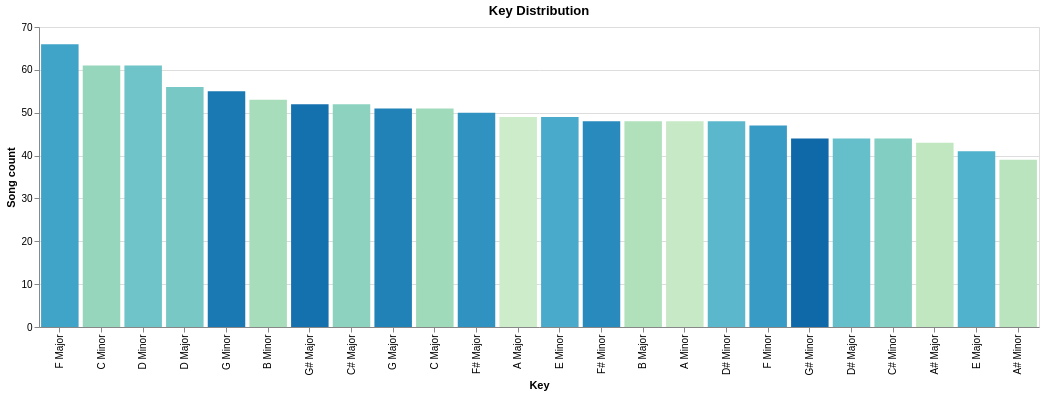

The notebook cell this image was saved under:
### Code cell
alt.Chart(df).mark_bar().encode(
    alt.X("key:N", title="Key", sort="-y"),
    alt.Y("count()", title="Song count"),
    alt.Color(
        "key:N", 
        scale=alt.Scale(scheme="greenblue"), 
        legend=None
    )
).properties(
    width=1000,
    height=300,
    title="Key Distribution"
)

### Figure 1 — Vega-Lite specification as saved in the notebook (floating-point values rounded to 4 significant figures; data arrays with more than 128 entries replaced by an {"elided": "..."} marker saying what was removed)
{"config": {"view": {"continuousWidth": 300, "continuousHeight": 300}}, "data": {"name": "data-34e143bbb05bb0d9285b6336a993b4d6"}, "mark": {"type": "bar"}, "encoding": {"color": {"field": "key", "legend": null, "scale": {"scheme": "greenblue"}, "type": "nominal"}, "x": {"field": "key", "sort": "-y", "title": "Key", "type": "nominal"}, "y": {"aggregate": "count", "title": "Song count", "type": "quantitative"}}, "height": 300, "title": "Key Distribution", "width": 1000, "$schema": "https://vega.github.io/schema/vega-lite/v6.4.1.json", "datasets": {"data-34e143bbb05bb0d9285b6336a993b4d6": {"elided": "1200 records"}}}
